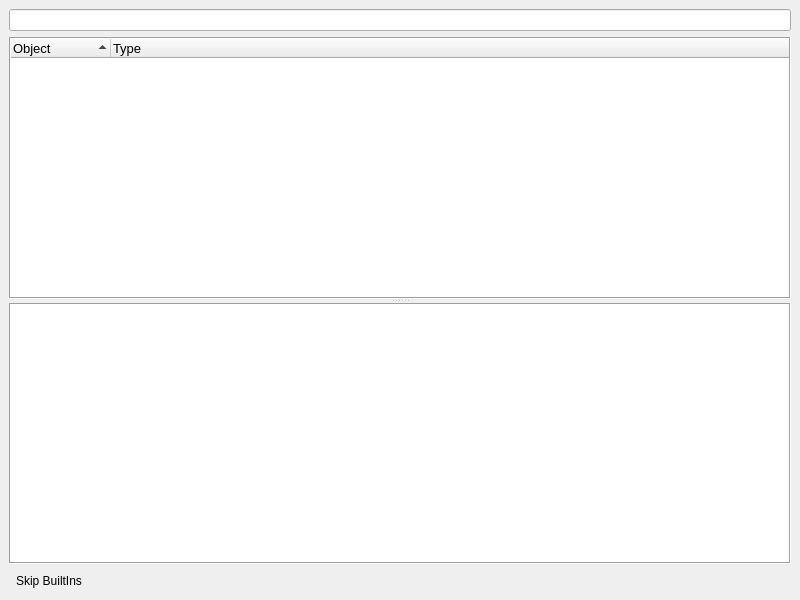
<?xml version="1.0" encoding="UTF-8"?>
<ui version="4.0">
 <class>MainWindow</class>
 <widget class="QMainWindow" name="MainWindow">
  <property name="geometry">
   <rect>
    <x>0</x>
    <y>0</y>
    <width>800</width>
    <height>600</height>
   </rect>
  </property>
  <property name="windowTitle">
   <string>MainWindow</string>
  </property>
  <widget class="QWidget" name="centralwidget">
   <layout class="QGridLayout" name="gridLayout">
    <item row="0" column="0">
     <widget class="QLineEdit" name="lineEdit"/>
    </item>
    <item row="1" column="0">
     <widget class="QSplitter" name="splitter">
      <property name="orientation">
       <enum>Qt::Vertical</enum>
      </property>
      <widget class="QTreeWidget" name="treeWidget">
       <property name="font">
        <font>
         <pointsize>10</pointsize>
        </font>
       </property>
       <property name="frameShape">
        <enum>QFrame::Box</enum>
       </property>
       <property name="alternatingRowColors">
        <bool>true</bool>
       </property>
       <property name="sortingEnabled">
        <bool>true</bool>
       </property>
       <property name="animated">
        <bool>true</bool>
       </property>
       <column>
        <property name="text">
         <string>Object</string>
        </property>
       </column>
       <column>
        <property name="text">
         <string>Type</string>
        </property>
       </column>
      </widget>
      <widget class="QTextBrowser" name="textBrowser">
       <property name="frameShape">
        <enum>QFrame::Box</enum>
       </property>
      </widget>
     </widget>
    </item>
    <item row="2" column="0">
     <widget class="QToolButton" name="toolButton">
      <property name="text">
       <string>Skip BuiltIns</string>
      </property>
      <property name="checkable">
       <bool>true</bool>
      </property>
      <property name="autoRaise">
       <bool>true</bool>
      </property>
     </widget>
    </item>
   </layout>
  </widget>
 </widget>
 <resources/>
 <connections>
  <connection>
   <sender>lineEdit</sender>
   <signal>returnPressed()</signal>
   <receiver>MainWindow</receiver>
   <slot>inputReturn()</slot>
   <hints>
    <hint type="sourcelabel">
     <x>38</x>
     <y>17</y>
    </hint>
    <hint type="destinationlabel">
     <x>0</x>
     <y>17</y>
    </hint>
   </hints>
  </connection>
  <connection>
   <sender>treeWidget</sender>
   <signal>itemDoubleClicked(QTreeWidgetItem*,int)</signal>
   <receiver>MainWindow</receiver>
   <slot>itemDblClicked()</slot>
   <hints>
    <hint type="sourcelabel">
     <x>41</x>
     <y>170</y>
    </hint>
    <hint type="destinationlabel">
     <x>3</x>
     <y>170</y>
    </hint>
   </hints>
  </connection>
  <connection>
   <sender>treeWidget</sender>
   <signal>itemClicked(QTreeWidgetItem*,int)</signal>
   <receiver>MainWindow</receiver>
   <slot>itemClicked()</slot>
   <hints>
    <hint type="sourcelabel">
     <x>81</x>
     <y>232</y>
    </hint>
    <hint type="destinationlabel">
     <x>4</x>
     <y>240</y>
    </hint>
   </hints>
  </connection>
  <connection>
   <sender>toolButton</sender>
   <signal>toggled(bool)</signal>
   <receiver>MainWindow</receiver>
   <slot>skipBuiltIns()</slot>
   <hints>
    <hint type="sourcelabel">
     <x>66</x>
     <y>579</y>
    </hint>
    <hint type="destinationlabel">
     <x>109</x>
     <y>587</y>
    </hint>
   </hints>
  </connection>
 </connections>
 <slots>
  <slot>inputReturn()</slot>
  <slot>itemDblClicked()</slot>
  <slot>itemClicked()</slot>
  <slot>skipBuiltIns()</slot>
 </slots>
</ui>
